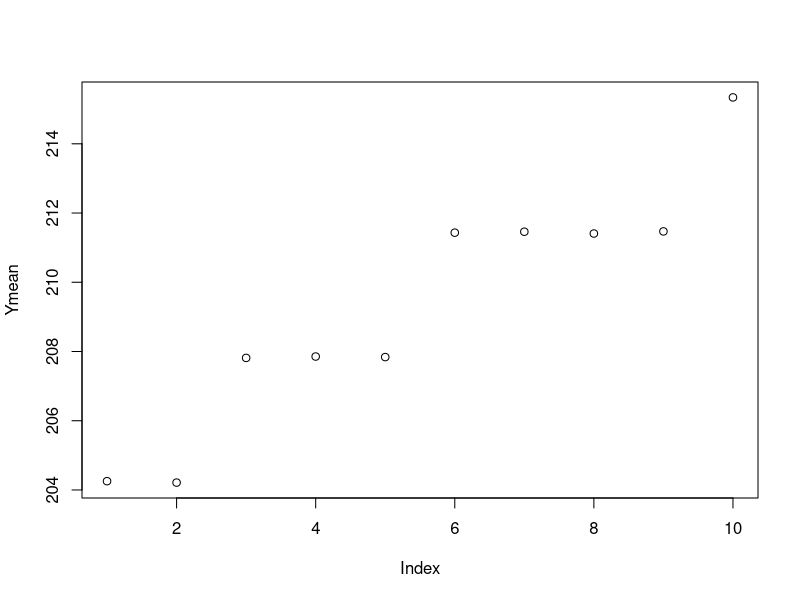
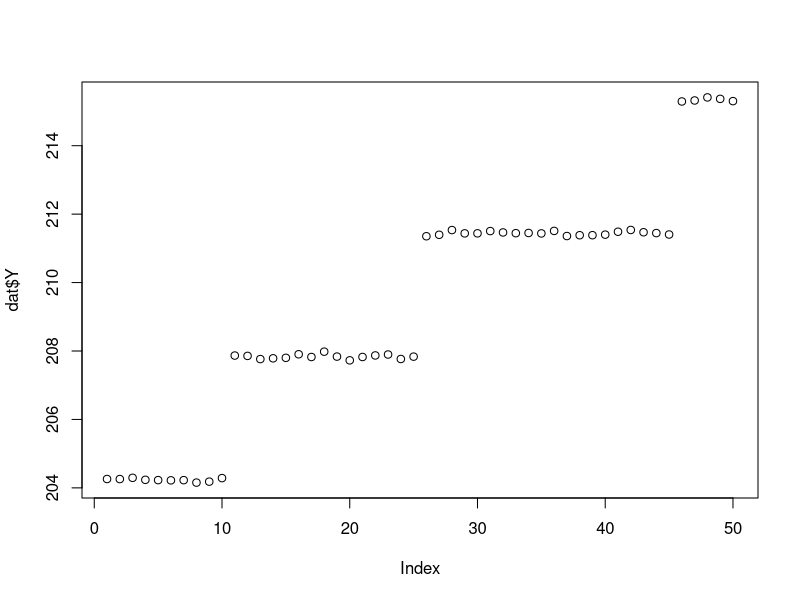
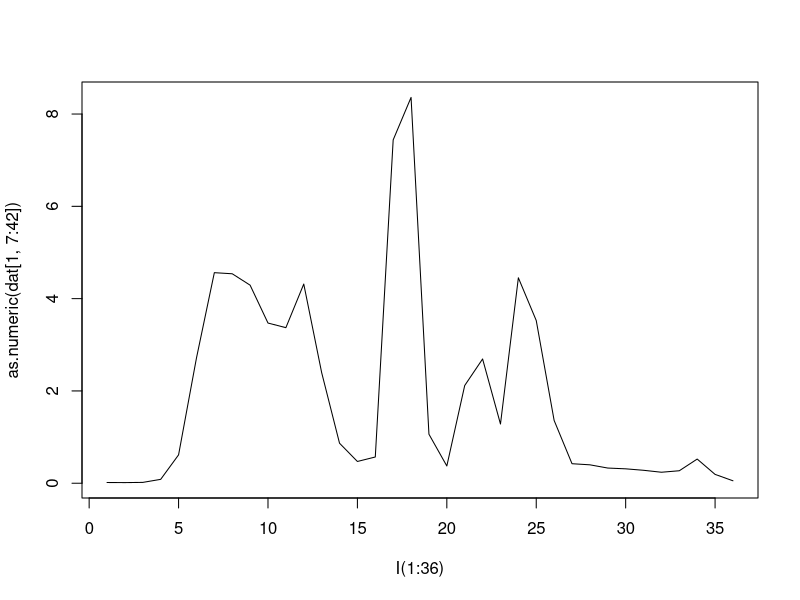

The R script that drew these images, in order:

dat <- read.table("calibdata/measurements/depth_monitor20120208_1918.txt", sep=",")

names(dat) <- c("R","G","B","x","y","Y",paste("l", 1:36, sep=""))

dat$grey <- factor(round(1023*with(dat, 0.299*R/255 + 0.587*G/255 + 0.114*B/255)))

Ymean <- with(dat, tapply(Y, grey, mean))

# Luminance steps
plot(Ymean)
plot(dat$Y)

# One Spectrum
plot(as.numeric(dat[1,7:42]) ~ I(1:36), type="l")



